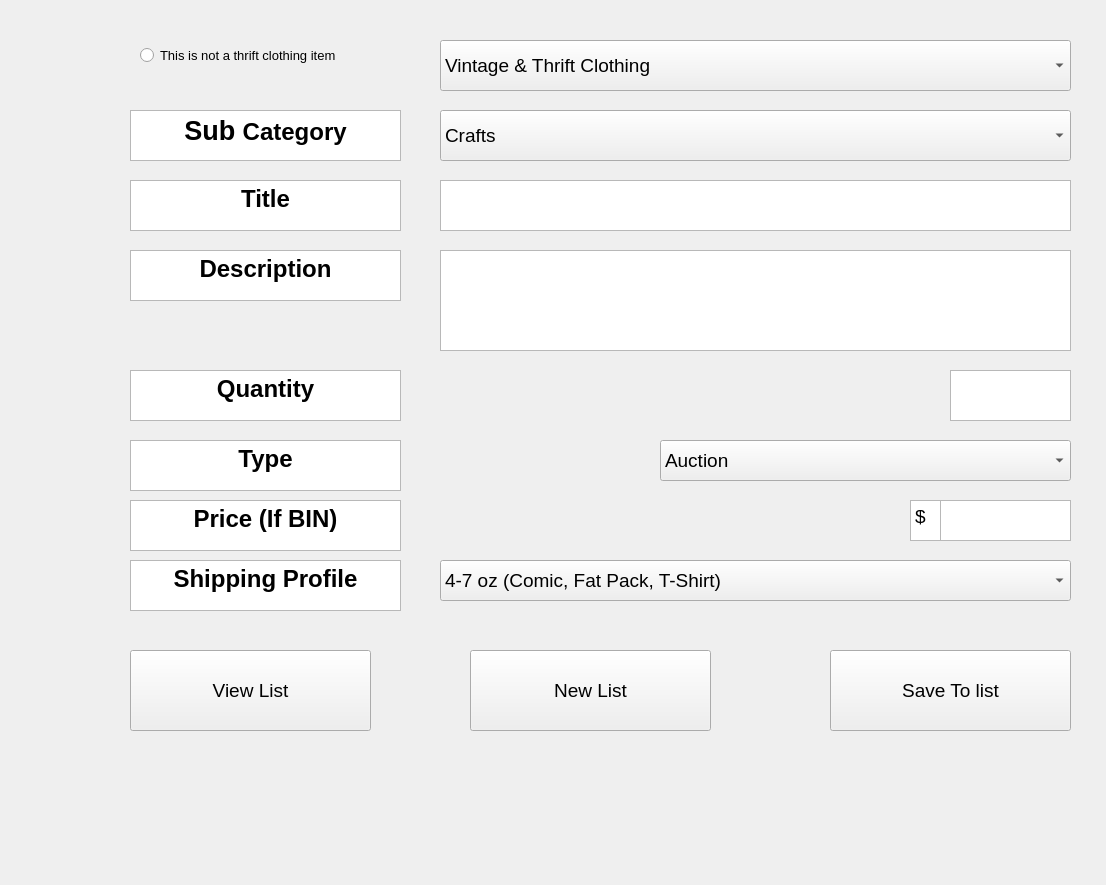
<?xml version="1.0" encoding="UTF-8"?>
<ui version="4.0">
 <class>Form</class>
 <widget class="QWidget" name="Form">
  <property name="geometry">
   <rect>
    <x>0</x>
    <y>0</y>
    <width>1106</width>
    <height>885</height>
   </rect>
  </property>
  <property name="font">
   <font>
    <pointsize>14</pointsize>
   </font>
  </property>
  <property name="windowTitle">
   <string>Form</string>
  </property>
  <widget class="QComboBox" name="comboBox">
   <property name="enabled">
    <bool>true</bool>
   </property>
   <property name="geometry">
    <rect>
     <x>440</x>
     <y>40</y>
     <width>631</width>
     <height>51</height>
    </rect>
   </property>
   <item>
    <property name="text">
     <string>Vintage &amp; Thrift Clothing</string>
    </property>
   </item>
   <item>
    <property name="text">
     <string>Sneakers &amp; Streetwear</string>
    </property>
   </item>
   <item>
    <property name="text">
     <string>Bags, Jewelry &amp; Accessories</string>
    </property>
   </item>
   <item>
    <property name="text">
     <string>Watches</string>
    </property>
   </item>
   <item>
    <property name="text">
     <string>Toys</string>
    </property>
   </item>
   <item>
    <property name="text">
     <string>Electronics</string>
    </property>
   </item>
   <item>
    <property name="text">
     <string>Arts &amp; Crafts</string>
    </property>
   </item>
  </widget>
  <widget class="QComboBox" name="comboBox_2">
   <property name="geometry">
    <rect>
     <x>440</x>
     <y>110</y>
     <width>631</width>
     <height>51</height>
    </rect>
   </property>
   <item>
    <property name="text">
     <string>Crafts</string>
    </property>
   </item>
   <item>
    <property name="text">
     <string>Streetwear</string>
    </property>
   </item>
   <item>
    <property name="text">
     <string>Sneakers</string>
    </property>
   </item>
   <item>
    <property name="text">
     <string>Vintage Clothing</string>
    </property>
   </item>
   <item>
    <property name="text">
     <string>Women's Modern &amp; Thrift</string>
    </property>
   </item>
   <item>
    <property name="text">
     <string>Men's Modern &amp; Thrift</string>
    </property>
   </item>
   <item>
    <property name="text">
     <string>Kids' Clothing</string>
    </property>
   </item>
   <item>
    <property name="text">
     <string>Other Fashion</string>
    </property>
   </item>
   <item>
    <property name="text">
     <string>Luxury Bags &amp; Accessories</string>
    </property>
   </item>
   <item>
    <property name="text">
     <string>Fashion &amp; Thrift Bags</string>
    </property>
   </item>
   <item>
    <property name="text">
     <string>Watches</string>
    </property>
   </item>
   <item>
    <property name="text">
     <string>Jewelry</string>
    </property>
   </item>
   <item>
    <property name="text">
     <string>Other Accessories</string>
    </property>
   </item>
   <item>
    <property name="text">
     <string>Vintage Decor</string>
    </property>
   </item>
  </widget>
  <widget class="QTextEdit" name="textEdit">
   <property name="geometry">
    <rect>
     <x>440</x>
     <y>180</y>
     <width>631</width>
     <height>51</height>
    </rect>
   </property>
   <property name="html">
    <string>&lt;!DOCTYPE HTML PUBLIC &quot;-//W3C//DTD HTML 4.0//EN&quot; &quot;http://www.w3.org/TR/REC-html40/strict.dtd&quot;&gt;
&lt;html&gt;&lt;head&gt;&lt;meta name=&quot;qrichtext&quot; content=&quot;1&quot; /&gt;&lt;style type=&quot;text/css&quot;&gt;
p, li { white-space: pre-wrap; }
&lt;/style&gt;&lt;/head&gt;&lt;body style=&quot; font-family:'MS Shell Dlg 2'; font-size:14pt; font-weight:400; font-style:normal;&quot;&gt;
&lt;p style=&quot;-qt-paragraph-type:empty; margin-top:0px; margin-bottom:0px; margin-left:0px; margin-right:0px; -qt-block-indent:0; text-indent:0px;&quot;&gt;&lt;br /&gt;&lt;/p&gt;&lt;/body&gt;&lt;/html&gt;</string>
   </property>
  </widget>
  <widget class="QTextEdit" name="textEdit_2">
   <property name="geometry">
    <rect>
     <x>440</x>
     <y>250</y>
     <width>631</width>
     <height>101</height>
    </rect>
   </property>
   <property name="html">
    <string>&lt;!DOCTYPE HTML PUBLIC &quot;-//W3C//DTD HTML 4.0//EN&quot; &quot;http://www.w3.org/TR/REC-html40/strict.dtd&quot;&gt;
&lt;html&gt;&lt;head&gt;&lt;meta name=&quot;qrichtext&quot; content=&quot;1&quot; /&gt;&lt;style type=&quot;text/css&quot;&gt;
p, li { white-space: pre-wrap; }
&lt;/style&gt;&lt;/head&gt;&lt;body style=&quot; font-family:'MS Shell Dlg 2'; font-size:14pt; font-weight:400; font-style:normal;&quot;&gt;
&lt;p style=&quot;-qt-paragraph-type:empty; margin-top:0px; margin-bottom:0px; margin-left:0px; margin-right:0px; -qt-block-indent:0; text-indent:0px;&quot;&gt;&lt;br /&gt;&lt;/p&gt;&lt;/body&gt;&lt;/html&gt;</string>
   </property>
  </widget>
  <widget class="QComboBox" name="comboBox_3">
   <property name="geometry">
    <rect>
     <x>660</x>
     <y>440</y>
     <width>411</width>
     <height>41</height>
    </rect>
   </property>
   <item>
    <property name="text">
     <string>Auction</string>
    </property>
   </item>
   <item>
    <property name="text">
     <string>Buy it Now</string>
    </property>
   </item>
  </widget>
  <widget class="QTextEdit" name="textEdit_3">
   <property name="enabled">
    <bool>true</bool>
   </property>
   <property name="geometry">
    <rect>
     <x>940</x>
     <y>500</y>
     <width>131</width>
     <height>41</height>
    </rect>
   </property>
   <property name="html">
    <string notr="true">&lt;!DOCTYPE HTML PUBLIC &quot;-//W3C//DTD HTML 4.0//EN&quot; &quot;http://www.w3.org/TR/REC-html40/strict.dtd&quot;&gt;
&lt;html&gt;&lt;head&gt;&lt;meta name=&quot;qrichtext&quot; content=&quot;1&quot; /&gt;&lt;style type=&quot;text/css&quot;&gt;
p, li { white-space: pre-wrap; }
&lt;/style&gt;&lt;/head&gt;&lt;body style=&quot; font-family:'MS Shell Dlg 2'; font-size:14pt; font-weight:400; font-style:normal;&quot;&gt;
&lt;p style=&quot;-qt-paragraph-type:empty; margin-top:0px; margin-bottom:0px; margin-left:0px; margin-right:0px; -qt-block-indent:0; text-indent:0px; font-size:7.8pt;&quot;&gt;&lt;br /&gt;&lt;/p&gt;&lt;/body&gt;&lt;/html&gt;</string>
   </property>
  </widget>
  <widget class="QComboBox" name="comboBox_4">
   <property name="geometry">
    <rect>
     <x>440</x>
     <y>560</y>
     <width>631</width>
     <height>41</height>
    </rect>
   </property>
   <item>
    <property name="text">
     <string>4-7 oz (Comic, Fat Pack, T-Shirt)</string>
    </property>
   </item>
   <item>
    <property name="text">
     <string>8-11 oz (Funko Pop)</string>
    </property>
   </item>
   <item>
    <property name="text">
     <string>1lb (2/3 Pack Funko Pop)</string>
    </property>
   </item>
   <item>
    <property name="text">
     <string>12-15 oz</string>
    </property>
   </item>
   <item>
    <property name="text">
     <string>1-2 lbs (e.g., BearBrick, Hoodie)</string>
    </property>
   </item>
  </widget>
  <widget class="QRadioButton" name="radioButton">
   <property name="geometry">
    <rect>
     <x>140</x>
     <y>40</y>
     <width>261</width>
     <height>31</height>
    </rect>
   </property>
   <property name="font">
    <font>
     <pointsize>10</pointsize>
    </font>
   </property>
   <property name="text">
    <string>This is not a thrift clothing item</string>
   </property>
  </widget>
  <widget class="QTextEdit" name="textEdit_4">
   <property name="geometry">
    <rect>
     <x>130</x>
     <y>110</y>
     <width>271</width>
     <height>51</height>
    </rect>
   </property>
   <property name="html">
    <string>&lt;!DOCTYPE HTML PUBLIC &quot;-//W3C//DTD HTML 4.0//EN&quot; &quot;http://www.w3.org/TR/REC-html40/strict.dtd&quot;&gt;
&lt;html&gt;&lt;head&gt;&lt;meta name=&quot;qrichtext&quot; content=&quot;1&quot; /&gt;&lt;style type=&quot;text/css&quot;&gt;
p, li { white-space: pre-wrap; }
&lt;/style&gt;&lt;/head&gt;&lt;body style=&quot; font-family:'MS Shell Dlg 2'; font-size:14pt; font-weight:400; font-style:normal;&quot;&gt;
&lt;p align=&quot;center&quot; style=&quot; margin-top:0px; margin-bottom:0px; margin-left:0px; margin-right:0px; -qt-block-indent:0; text-indent:0px;&quot;&gt;&lt;span style=&quot; font-size:20pt; font-weight:600;&quot;&gt;Sub &lt;/span&gt;&lt;span style=&quot; font-size:18pt; font-weight:600;&quot;&gt;Category&lt;/span&gt;&lt;/p&gt;&lt;/body&gt;&lt;/html&gt;</string>
   </property>
  </widget>
  <widget class="QTextEdit" name="textEdit_5">
   <property name="geometry">
    <rect>
     <x>130</x>
     <y>180</y>
     <width>271</width>
     <height>51</height>
    </rect>
   </property>
   <property name="html">
    <string>&lt;!DOCTYPE HTML PUBLIC &quot;-//W3C//DTD HTML 4.0//EN&quot; &quot;http://www.w3.org/TR/REC-html40/strict.dtd&quot;&gt;
&lt;html&gt;&lt;head&gt;&lt;meta name=&quot;qrichtext&quot; content=&quot;1&quot; /&gt;&lt;style type=&quot;text/css&quot;&gt;
p, li { white-space: pre-wrap; }
&lt;/style&gt;&lt;/head&gt;&lt;body style=&quot; font-family:'MS Shell Dlg 2'; font-size:14pt; font-weight:400; font-style:normal;&quot;&gt;
&lt;p align=&quot;center&quot; style=&quot; margin-top:0px; margin-bottom:0px; margin-left:0px; margin-right:0px; -qt-block-indent:0; text-indent:0px;&quot;&gt;&lt;span style=&quot; font-size:18pt; font-weight:600;&quot;&gt;Title&lt;/span&gt;&lt;/p&gt;&lt;/body&gt;&lt;/html&gt;</string>
   </property>
  </widget>
  <widget class="QTextEdit" name="textEdit_6">
   <property name="geometry">
    <rect>
     <x>130</x>
     <y>250</y>
     <width>271</width>
     <height>51</height>
    </rect>
   </property>
   <property name="html">
    <string>&lt;!DOCTYPE HTML PUBLIC &quot;-//W3C//DTD HTML 4.0//EN&quot; &quot;http://www.w3.org/TR/REC-html40/strict.dtd&quot;&gt;
&lt;html&gt;&lt;head&gt;&lt;meta name=&quot;qrichtext&quot; content=&quot;1&quot; /&gt;&lt;style type=&quot;text/css&quot;&gt;
p, li { white-space: pre-wrap; }
&lt;/style&gt;&lt;/head&gt;&lt;body style=&quot; font-family:'MS Shell Dlg 2'; font-size:14pt; font-weight:400; font-style:normal;&quot;&gt;
&lt;p align=&quot;center&quot; style=&quot; margin-top:0px; margin-bottom:0px; margin-left:0px; margin-right:0px; -qt-block-indent:0; text-indent:0px;&quot;&gt;&lt;span style=&quot; font-size:18pt; font-weight:600;&quot;&gt;Description&lt;/span&gt;&lt;/p&gt;&lt;/body&gt;&lt;/html&gt;</string>
   </property>
  </widget>
  <widget class="QTextEdit" name="textEdit_7">
   <property name="geometry">
    <rect>
     <x>130</x>
     <y>370</y>
     <width>271</width>
     <height>51</height>
    </rect>
   </property>
   <property name="html">
    <string>&lt;!DOCTYPE HTML PUBLIC &quot;-//W3C//DTD HTML 4.0//EN&quot; &quot;http://www.w3.org/TR/REC-html40/strict.dtd&quot;&gt;
&lt;html&gt;&lt;head&gt;&lt;meta name=&quot;qrichtext&quot; content=&quot;1&quot; /&gt;&lt;style type=&quot;text/css&quot;&gt;
p, li { white-space: pre-wrap; }
&lt;/style&gt;&lt;/head&gt;&lt;body style=&quot; font-family:'MS Shell Dlg 2'; font-size:14pt; font-weight:400; font-style:normal;&quot;&gt;
&lt;p align=&quot;center&quot; style=&quot; margin-top:0px; margin-bottom:0px; margin-left:0px; margin-right:0px; -qt-block-indent:0; text-indent:0px;&quot;&gt;&lt;span style=&quot; font-size:18pt; font-weight:600;&quot;&gt;Quantity&lt;/span&gt;&lt;/p&gt;&lt;/body&gt;&lt;/html&gt;</string>
   </property>
  </widget>
  <widget class="QTextEdit" name="textEdit_8">
   <property name="geometry">
    <rect>
     <x>130</x>
     <y>440</y>
     <width>271</width>
     <height>51</height>
    </rect>
   </property>
   <property name="html">
    <string>&lt;!DOCTYPE HTML PUBLIC &quot;-//W3C//DTD HTML 4.0//EN&quot; &quot;http://www.w3.org/TR/REC-html40/strict.dtd&quot;&gt;
&lt;html&gt;&lt;head&gt;&lt;meta name=&quot;qrichtext&quot; content=&quot;1&quot; /&gt;&lt;style type=&quot;text/css&quot;&gt;
p, li { white-space: pre-wrap; }
&lt;/style&gt;&lt;/head&gt;&lt;body style=&quot; font-family:'MS Shell Dlg 2'; font-size:14pt; font-weight:400; font-style:normal;&quot;&gt;
&lt;p align=&quot;center&quot; style=&quot; margin-top:0px; margin-bottom:0px; margin-left:0px; margin-right:0px; -qt-block-indent:0; text-indent:0px;&quot;&gt;&lt;span style=&quot; font-size:18pt; font-weight:600;&quot;&gt;Type&lt;/span&gt;&lt;/p&gt;&lt;/body&gt;&lt;/html&gt;</string>
   </property>
  </widget>
  <widget class="QTextEdit" name="textEdit_9">
   <property name="geometry">
    <rect>
     <x>130</x>
     <y>500</y>
     <width>271</width>
     <height>51</height>
    </rect>
   </property>
   <property name="html">
    <string>&lt;!DOCTYPE HTML PUBLIC &quot;-//W3C//DTD HTML 4.0//EN&quot; &quot;http://www.w3.org/TR/REC-html40/strict.dtd&quot;&gt;
&lt;html&gt;&lt;head&gt;&lt;meta name=&quot;qrichtext&quot; content=&quot;1&quot; /&gt;&lt;style type=&quot;text/css&quot;&gt;
p, li { white-space: pre-wrap; }
&lt;/style&gt;&lt;/head&gt;&lt;body style=&quot; font-family:'MS Shell Dlg 2'; font-size:14pt; font-weight:400; font-style:normal;&quot;&gt;
&lt;p align=&quot;center&quot; style=&quot; margin-top:0px; margin-bottom:0px; margin-left:0px; margin-right:0px; -qt-block-indent:0; text-indent:0px;&quot;&gt;&lt;span style=&quot; font-size:18pt; font-weight:600;&quot;&gt;Price (If BIN)&lt;/span&gt;&lt;/p&gt;&lt;/body&gt;&lt;/html&gt;</string>
   </property>
  </widget>
  <widget class="QTextEdit" name="textEdit_10">
   <property name="geometry">
    <rect>
     <x>130</x>
     <y>560</y>
     <width>271</width>
     <height>51</height>
    </rect>
   </property>
   <property name="html">
    <string>&lt;!DOCTYPE HTML PUBLIC &quot;-//W3C//DTD HTML 4.0//EN&quot; &quot;http://www.w3.org/TR/REC-html40/strict.dtd&quot;&gt;
&lt;html&gt;&lt;head&gt;&lt;meta name=&quot;qrichtext&quot; content=&quot;1&quot; /&gt;&lt;style type=&quot;text/css&quot;&gt;
p, li { white-space: pre-wrap; }
&lt;/style&gt;&lt;/head&gt;&lt;body style=&quot; font-family:'MS Shell Dlg 2'; font-size:14pt; font-weight:400; font-style:normal;&quot;&gt;
&lt;p align=&quot;center&quot; style=&quot; margin-top:0px; margin-bottom:0px; margin-left:0px; margin-right:0px; -qt-block-indent:0; text-indent:0px;&quot;&gt;&lt;span style=&quot; font-size:18pt; font-weight:600;&quot;&gt;Shipping Profile&lt;/span&gt;&lt;/p&gt;&lt;/body&gt;&lt;/html&gt;</string>
   </property>
  </widget>
  <widget class="QPushButton" name="pushButton_2">
   <property name="geometry">
    <rect>
     <x>130</x>
     <y>650</y>
     <width>241</width>
     <height>81</height>
    </rect>
   </property>
   <property name="text">
    <string>View List</string>
   </property>
  </widget>
  <widget class="QPushButton" name="pushButton_3">
   <property name="geometry">
    <rect>
     <x>830</x>
     <y>650</y>
     <width>241</width>
     <height>81</height>
    </rect>
   </property>
   <property name="text">
    <string>Save To list</string>
   </property>
  </widget>
  <widget class="QPushButton" name="pushButton_4">
   <property name="geometry">
    <rect>
     <x>470</x>
     <y>650</y>
     <width>241</width>
     <height>81</height>
    </rect>
   </property>
   <property name="text">
    <string>New List</string>
   </property>
  </widget>
  <widget class="QTextEdit" name="textEdit_11">
   <property name="geometry">
    <rect>
     <x>950</x>
     <y>370</y>
     <width>121</width>
     <height>51</height>
    </rect>
   </property>
   <property name="html">
    <string>&lt;!DOCTYPE HTML PUBLIC &quot;-//W3C//DTD HTML 4.0//EN&quot; &quot;http://www.w3.org/TR/REC-html40/strict.dtd&quot;&gt;
&lt;html&gt;&lt;head&gt;&lt;meta name=&quot;qrichtext&quot; content=&quot;1&quot; /&gt;&lt;style type=&quot;text/css&quot;&gt;
p, li { white-space: pre-wrap; }
&lt;/style&gt;&lt;/head&gt;&lt;body style=&quot; font-family:'MS Shell Dlg 2'; font-size:14pt; font-weight:400; font-style:normal;&quot;&gt;
&lt;p style=&quot;-qt-paragraph-type:empty; margin-top:0px; margin-bottom:0px; margin-left:0px; margin-right:0px; -qt-block-indent:0; text-indent:0px;&quot;&gt;&lt;br /&gt;&lt;/p&gt;&lt;/body&gt;&lt;/html&gt;</string>
   </property>
  </widget>
  <widget class="QTextEdit" name="textEdit_12">
   <property name="geometry">
    <rect>
     <x>910</x>
     <y>500</y>
     <width>31</width>
     <height>41</height>
    </rect>
   </property>
   <property name="html">
    <string>&lt;!DOCTYPE HTML PUBLIC &quot;-//W3C//DTD HTML 4.0//EN&quot; &quot;http://www.w3.org/TR/REC-html40/strict.dtd&quot;&gt;
&lt;html&gt;&lt;head&gt;&lt;meta name=&quot;qrichtext&quot; content=&quot;1&quot; /&gt;&lt;style type=&quot;text/css&quot;&gt;
p, li { white-space: pre-wrap; }
&lt;/style&gt;&lt;/head&gt;&lt;body style=&quot; font-family:'MS Shell Dlg 2'; font-size:14pt; font-weight:400; font-style:normal;&quot;&gt;
&lt;p style=&quot; margin-top:0px; margin-bottom:0px; margin-left:0px; margin-right:0px; -qt-block-indent:0; text-indent:0px;&quot;&gt;$&lt;/p&gt;&lt;/body&gt;&lt;/html&gt;</string>
   </property>
  </widget>
 </widget>
 <resources/>
 <connections/>
</ui>
